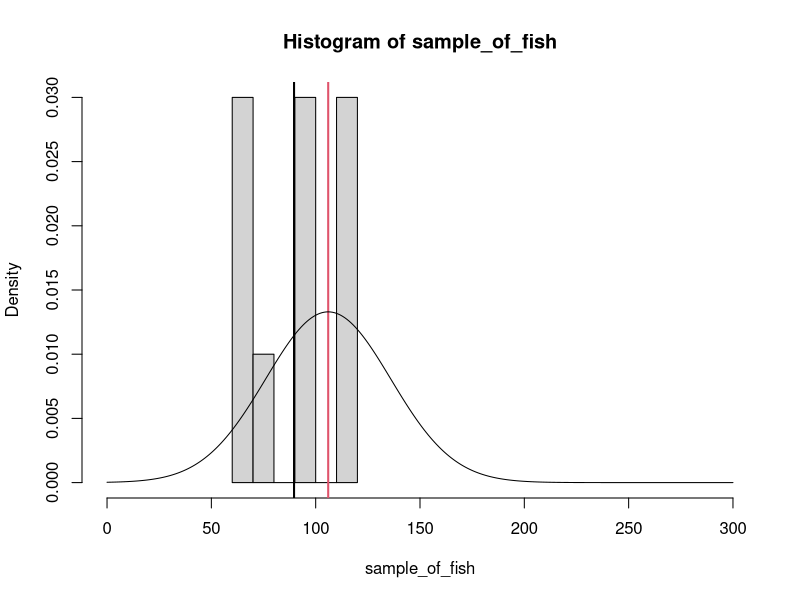
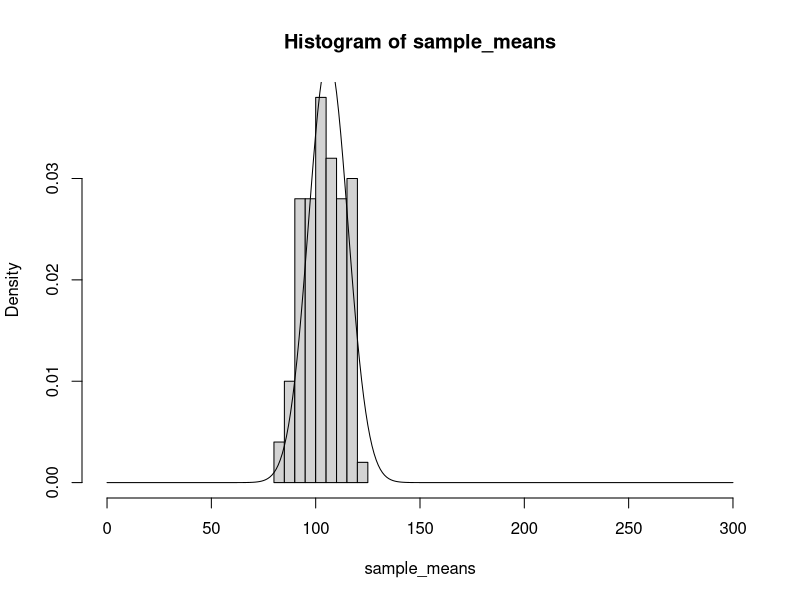

Reproduce these figures in R, in order.
## ---- chunk 1
rnorm(n = 1, mean = 106, sd = 30)
## ---- chunk 2
sample_of_fish = rep(NA, times=10)  # prepare a vector to record the 10 fish
for(fish_number in 1:10){   # a for-loop runs the code inside the {brackets} several times, each time changing the variable 'fish_number'
  print(fish_number)  # prints the variable 'fish_number' for this run of the code
  sample_of_fish[fish_number] = rnorm(n = 1, mean = 106, sd = 30)  # samples a fish, and records it in the vector
}
sample_of_fish
## ---- chunk 3
sample_of_fish = rnorm(n = 10, mean = 106, sd = 30)
sample_of_fish
## ---- chunk 4
mean(sample_of_fish)
## ---- chunk 5
hist(sample_of_fish, xlim = c(0,300),prob = T)

# add a line for the sample mean. 
abline(v = mean(sample_of_fish),lwd = 2)

# add a red line for the true population mean
abline(v = 106, col=2,lwd=2)

# add a line showing the true population distribution
x = seq(0,300)
lines(x,dnorm(x = x,mean = 106, sd = 30))
## ---- chunk 6
sample_means = rep(NA,100)
for(i in 1:100){ # do 100 experiments
  sample_of_fish = rnorm(n = 10, mean = 106, sd = 30)  # sample 10 fish
  sample_means[i] = mean(sample_of_fish) # record the sample mean
}
sample_means
## ---- chunk 7
mean(sample_means)
## ---- chunk 8
sd(sample_means)
## ---- chunk 9
hist(sample_means,xlim = c(0,300),prob = T)

# add line for expected distribution
x_positions = seq(0,300)  # create a list of x-values
y_positions = dnorm(x,mean = 106,sd = 30/sqrt(10))  # at each x-value, calculate the distribution at that point
lines(x_positions,y_positions)
## ---- chunk 10
n = 10
mu = 106
sd = 30
sample_of_fish = rnorm(n=n, mean = mu, sd = sd)
## ---- chunk 11
sample_mean = mean(sample_of_fish)
sample_mean

sample_sd = sd(sample_of_fish)
sample_sd
## ---- chunk 12
SE = sample_sd / sqrt(n)
SE

alpha = 0.05
t_crit = qt(p = 1-alpha/2,df = n-1)  # this gives the value greater than 1-0.05/2 = .975 possible values from the t-distribution
t_crit

CI = sample_mean + c(-t_crit * SE, t_crit*SE)
CI
## ---- chunk 13
length_CI = CI[2] - CI[1]
length_CI
## ---- chunk 14
t_test_result = t.test(x=sample_of_fish,  # your data
       y = NULL,          # NULL, because it's a one-sample test (testing mean against known value)
       mu = mu,           # mean of the null hypothesis
       alternative = 'two.sided',     # two-sided alternative hypothesis
       conf.level = 1-alpha    # confidence level (desired frequence)
       )
t_test_result
## ---- chunk 15
t_test_result$conf.int
